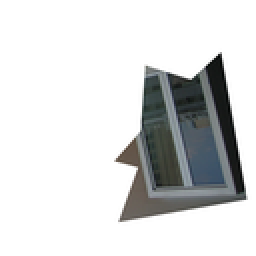
%> input picture img/set12/Untitled-1.bmp, 128 x 128 px, shrunk from 800 x 800 before the run (shown 2 times larger); its folder holds only this picture in this run
$ octave main.m   (GNU Octave 9; MATLAB toolbox functions it lacks are replaced by stand-ins)
%> lines starting %> are read from the running program, lines starting %| are printed output that depends on the picture
### src/mat2coord.m

function [x y] = mat2coord(mat, size)

%coord=[x y]
%mat = [row col]
%size = [height width channels]

    x = mat(2);
    y = size(1) - mat(1);
    %coord = [x y];
end

### src/douglas_peucker/douglas_peucker.m
function [list_pts,pnts]= douglas_peucker(point_list, tolerance)
%syntax [list_pts,pnts]= douglas_peucker(point_list, tolerance);
%this function approximate a polygon using "Douglas-Peucker Algorithm"
%inputs: 1. list of points on the polygon
%        2. tolerance
%the pseudo-code for this function is taken from 'http://www.cse.hut.fi/en/research/SVG/TRAKLA2/exercises/DouglasPeucker-212.html'
%the point_list has to be in the form [x y] coordinates. tolerance is the distance of points below which are ignored from the original point_list.
%the outputs are 1.list_pts which are the indices of the points from the point_list
%                2.pnts which will have the [x y] coordinates of the approximated curve
%principle: Check if points between start and end points fit into a tolerance area around the line segment between them.
%           If yes, only start and end point are needed from the segment.
%           If not, choose the farthest lying point as an end point and repeat check.
%           When segment is handled move to the next segment which has current ending point
%           as start and most previous ending point as end point.
list_pts=[];    %initialise list
s={};           %initialise stack
indxfirst=1;    %index of first point
first=point_list(indxfirst,:);  %coordinates of first point
indxlast= size(point_list,1);   %index of last point
last=point_list(indxlast,:);    %coordinates of last point
s=push(indxlast,s);
list_pts=[list_pts;indxfirst];
while(~isempty(s))              %terminate the iterations when stack is empty
        dmax=0;                 %initialise maximum distance as zero
    i=indxfirst+1;              %start iterations from the next point of first index
    while(i<indxlast)           %this loop computes shortest distance of a point from a line segment
        P=point_list(i,:);      %coordinates of point with index 'i'
        d=normal_dist(first,last,P);   % and compares it with the maximum distance value in previous iterations
        if (d>dmax)             %
            dmax=d;
            indxdist=i;
        end
        i=i+1;
    end
    if(dmax<=tolerance)         %compare the maximum distance with tolerance and then the index is either pushed onto stack or list of output points
        list_pts=[list_pts;indxlast];
        [indxfirst,s]=pop(s);   %push and pop are user defined functions
        first=point_list(indxfirst,:);
        if(~isempty(s))
        indxlast=s{1};
                last=point_list(indxlast,:);
        end
    else
        indxlast=indxdist;
        last=point_list(indxlast,:);
        s=push(indxdist,s);
    end
end
pnts=point_list(list_pts,:);    %assign the coordinates of the points from the list of indices of point_list to output points.
return

### src/douglas_peucker/push.m
function s=push(x,s)
% stack/push: pushes an element onto the top of a stack
% usage: s=push(x,s)
%
% s can be either an empty cell array (empty stack) or a stack created with
% push/pop.  A non-empty stack is a cell array {x,s1} where s1 is a stack.
%
% Warning:
% matlab (r2009a) may terminate unexpectedly if the stack size is too
% large.

% Author: Ben Petschel 28/8/2009
% Version history:
%   28/8/2009 - first release

s = {x,s};

end

### src/douglas_peucker/pop.m
function [x,s]=pop(s)
% stack/pop: pushes an element onto the top of a stack
% usage: [x,s]=pop(s)
%
% s should be a stack created with push/pop or a cell array of the form
% {x,s1} where s1 is a stack. If s is empty, pop gives a warning and
% returns x=[]

% Author: Ben Petschel 28/8/2009
% Version history:
%   28/8/2009 - first release

if isempty(s)
  warning('stack:pop:empty','popped off an empty stack');
  x=[];
else
  x=s{1};
  s=s{2};
end;

end

### src/createPiece.m
function piece = createPiece( verts, im )
% creates a polygon struct based on vertices information

    numVerts = size(verts,1);
    %reorganize the list such that the top vertex is first
    %note: vertices are given in order, clockwise
    vertY = verts(:,2);
    ind = find(vertY==max(vertY));
    if (ind > 1)
        vertsTmp = verts(ind:end, :);
        vertsTmp = [vertsTmp; verts(1:ind-1,:)];
        verts = vertsTmp;
    end

    for i=1:numVerts
        if (i==1)
            vNext = verts(i+1,:) - verts(i,:);
            vPrev = verts(end,:) - verts(i,:);
        elseif (i==numVerts)
            vNext = verts(1,:) - verts(i,:);
            vPrev = verts(i-1,:) - verts(i,:);
        else
            vNext = verts(i+1,:) - verts(i,:);
            vPrev = verts(i-1,:) - verts(i,:);
        end
        dNext = norm( vNext );
        dPrev = norm( vPrev );

        %measure the counterclockwise angle between the prev and next vectors
        [thetaNext roNext] = cart2pol(vNext(1), vNext(2));
        [thetaPrev roPrev] = cart2pol(vPrev(1), vPrev(2));
        thetaNext = radtodeg(thetaNext);
        thetaPrev = radtodeg(thetaPrev);
        %next angle - prev angle
        angle = thetaNext - thetaPrev;
        if (angle < 0)
            angle = angle +360;
        end

        vertices(i) = struct('angle', angle, 'dNext', dNext, 'dPrev', dPrev, 'posX', verts(i,1), 'posY', verts(i,2));
        vertices(i)
    end

    %compute perimeter
    perimeter = 0;
    for i=1:size(vertices)
        perimeter = perimeter + vertices(i).dNext;
    end

    piece = struct ('vertices', vertices, 'perimeter', perimeter, 'im', im);


end

### src/main.m
%main function

close all
clear variables

global figureInd;
figureInd=1;

directory = 'img/set12/';
inputImgs = dir( strcat(directory, '*.bmp') );


if ( size(inputImgs,1) < 1 )
    error('image inputs not found');
end

for imInd=1:size(inputImgs)

    %read input image
    im = imread( strcat(directory, inputImgs(imInd).name) );
%> im is the input picture: size 128x128x3 uint8; mean R, G, B 216.2, 217.4, 217.5
    figure
    imshow(im); hold on;

    %get all the contour pixels
    contour = findBorder(im);
%> contour = [25 110; 25 111]

    %convert contour pixels to coordinates
    for i=1:size(contour,1)
        [contour(i,1) contour(i,2)] = mat2coord(contour(i,:), size(im));
    end
%> this loop made 2 passes
%> (x in mat2coord, y in mat2coord) on passes 1 to 2: (110, 103), (111, 103)
%> after the loop, contour = [110 103; 111 103]
%     figure;
%     plot(contour(:,1), contour(:,2));
%     axis([0 size(im,2) 0 size(im,1)]);


    %run DP to generate simplified polygons
    [list_pts,verts]= douglas_peucker(contour, 5)
%> in douglas_peucker, `first=point_list(indxfirst,:);`: first = [110 103]
%> in douglas_peucker, `indxlast= size(point_list,1);`: indxlast = 2
%> in douglas_peucker, `last=point_list(indxlast,:);`: last = [111 103]
%> in push, `s = {x,s};`: s = {2, {}}
%> the loop in douglas_peucker, `while(~isempty(s))` made 1 pass
%> (list_pts, x in pop, s, indxfirst, first) on pass 1: ([1; 2], 2, {}, 2, [111 103])
%> in douglas_peucker, `pnts=point_list(list_pts,:);`: pnts = [110 103; 111 103]
%> list_pts = [1; 2]; verts = [110 103; 111 103]

    %delete the last vertex because it's redundant (DP can't run on a
    %closed loop)
    verts(end,:)=[];

    %figure;
    vertsPlot = verts;
%> vertsPlot = [110 103]
    vertsPlot(end+1,:) = verts(1,:); %make a loop for plotting purposes
    scatter(vertsPlot(:,1), size(im,1)-vertsPlot(:,2), 'bo'); hold on;
    plot(vertsPlot(:,1), size(im,1)-vertsPlot(:,2), 'b-');
    axis([0 size(im,2) 0 size(im,1)]);
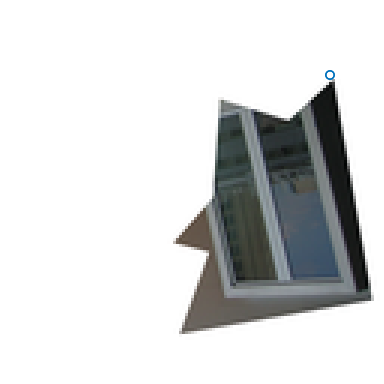
%> figure redrawn from the program's plot data; shown 3 times larger

    %generate struct describing each piece
    %a 'piece' struct is defined as:
    %   'vertices', 'perimeter', 'im'
    % where vertices structs are:
    %   'angle', 'dNext', 'dPrev', 'posX', 'posY'
    pieces(imInd) = createPiece( verts, im );
%> in createPiece, `numVerts = size(verts,1);`: numVerts = 1
%> in createPiece, `vertY = verts(:,2);`: vertY = 103
%> in createPiece, `ind = find(vertY==max(vertY));`: ind = 1
%> the loop in createPiece, `for i=1:numVerts` made 1 pass
%> the run ends on the next line
